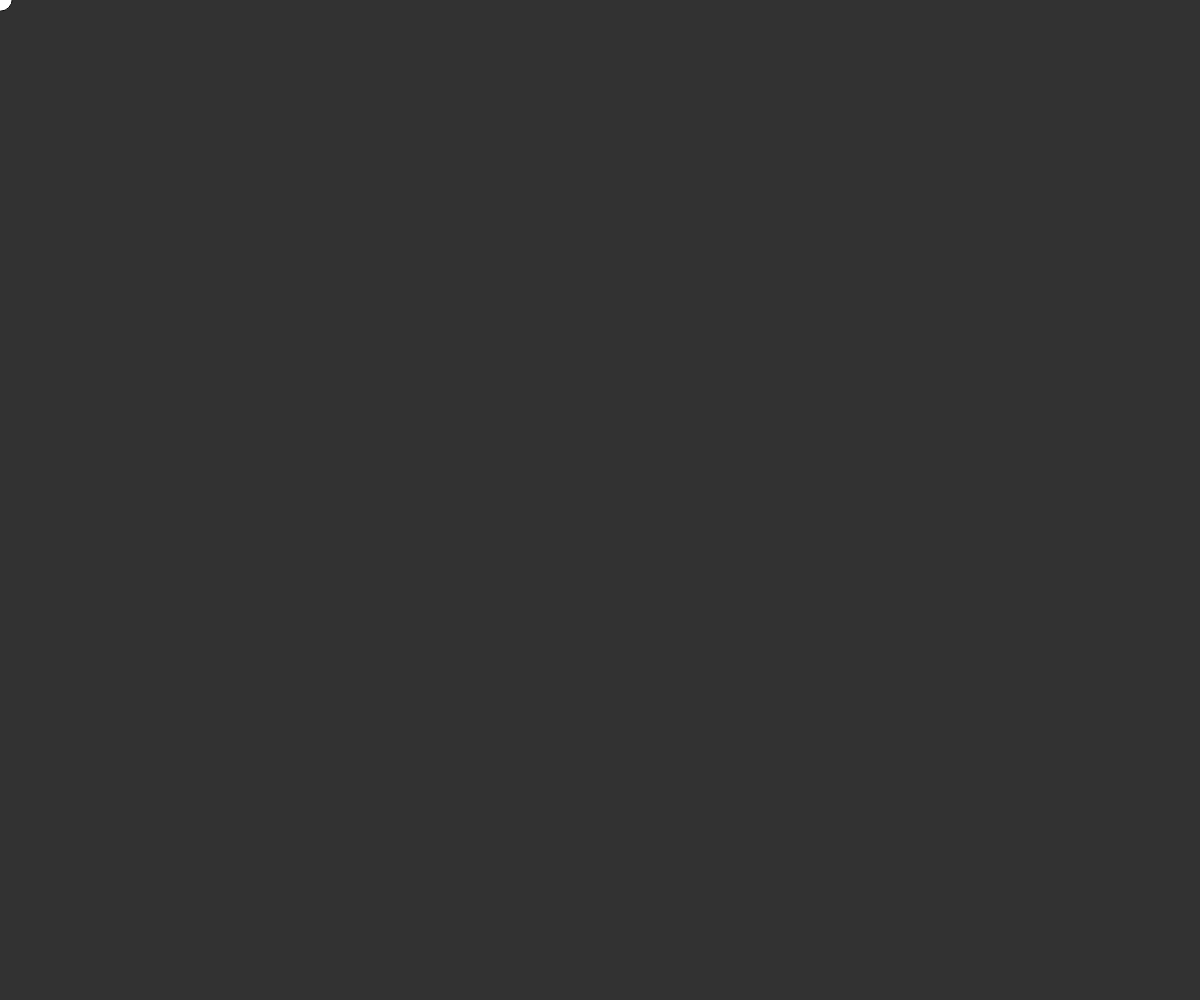
Frame 1 (no input)
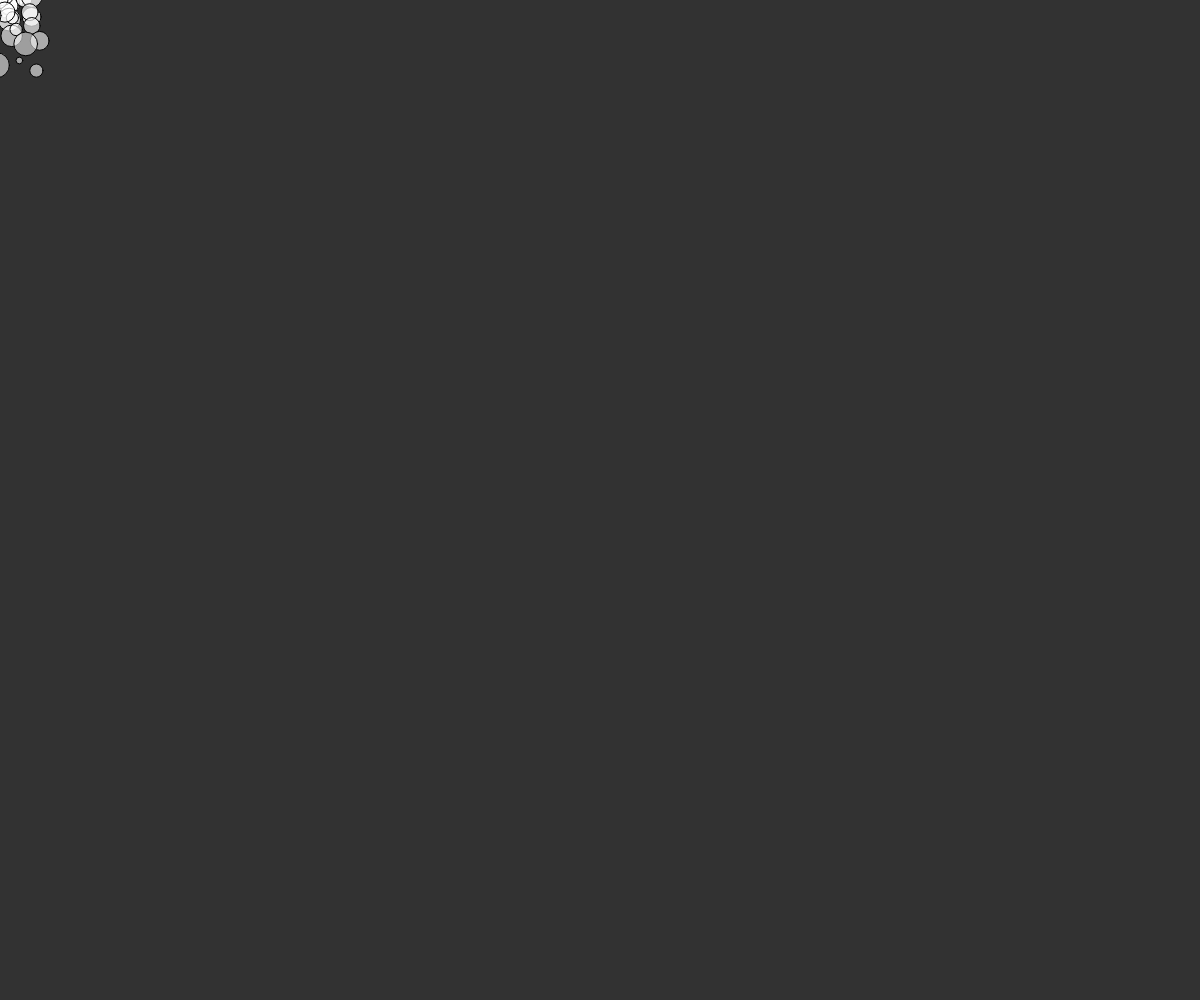
Frame 60 (no input)
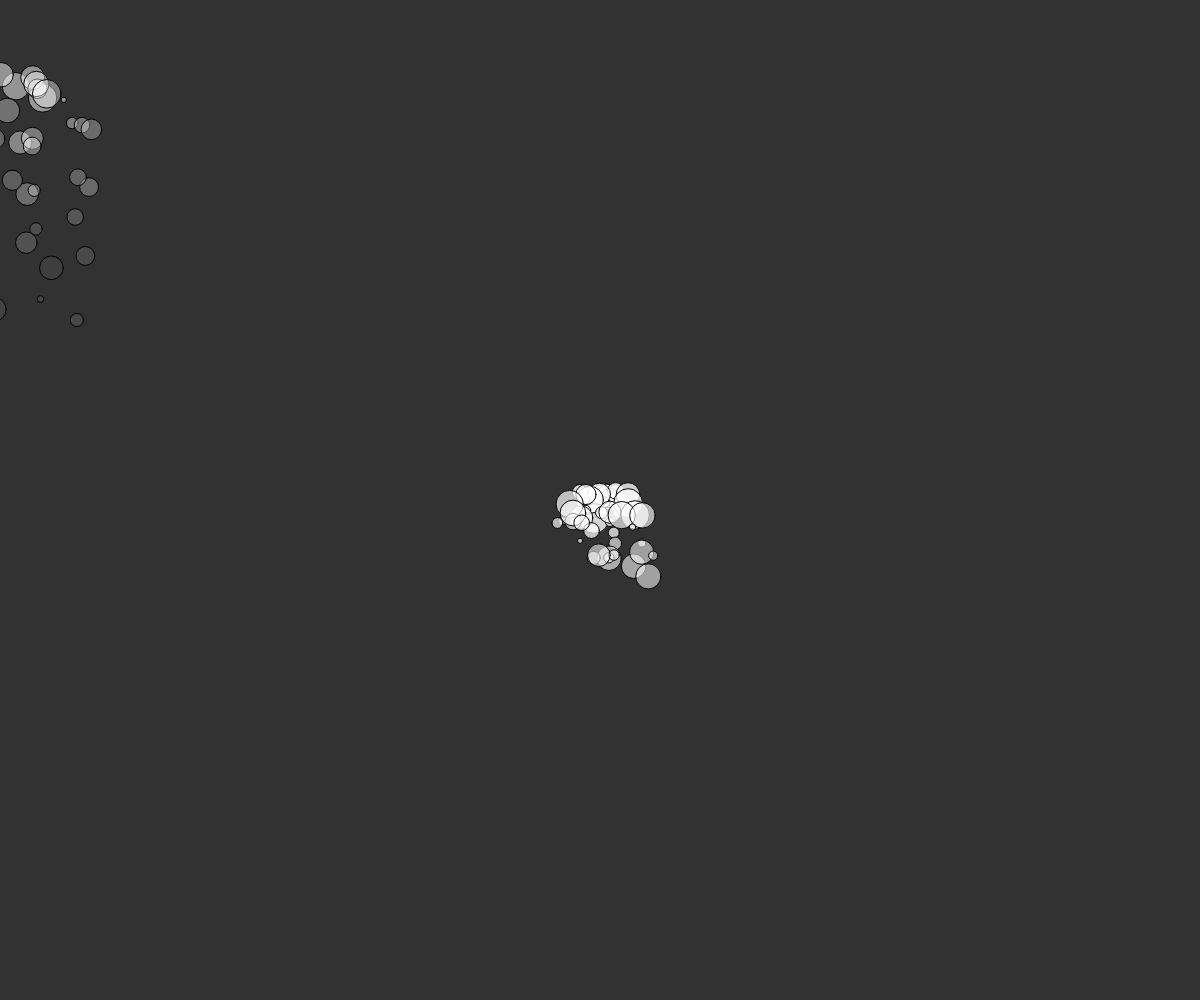
Frame 120 (the mouse pressed at the canvas centre since frame 60)

The p5.js sketch that drew these frames (run headless with seeded random() and noise() and a simulated clock; from frame 60 on, the mouse is pressed at the canvas centre):

// p5.js sketch
// ── sketch.js
var ps;

function setup() {
  createCanvas(windowWidth, windowHeight);
  // Make a Walker object
  ps = new ParticleSystem();
}

function draw() {
  background(50);
  // Update and display object
  ps.addParticle(mouseX, mouseY);
  ps.run();
}

function windowResized() {
  resizeCanvas(windowWidth, windowHeight);
}
// ── ParticleSystem.js
function ParticleSystem() {

  this.particles = [];

  this.addParticle = function(x, y) {
	  this.origin = createVector(x,y);
	  this.particles.push(new Particle(this.origin))
  }

  this.run = function() {
	  for (var i = this.particles.length-1; i >= 0; i--) {
		  var p = this.particles[i];
	      p.run();
	      if (p.isDead()) {
	          this.particles.splice(i,1);
	      }
	  }
  }
}


function Particle(v) {

  this.pos = createVector(v.x, v.y);
  this.vel = createVector(random(-1, 1), random(-1, 0));
  this.acc = createVector(0,0.05)
  this.size = random(5,30);
  this.lifespan = 255;
  
  this.run = function(){
  	this.update()
	this.display()
  }

  this.update = function() {
    this.vel.add(this.acc);
    this.pos.add(this.vel);
	this.lifespan -= 2;
	
  }

  this.display = function() {
    // Draw Walker as circle
    fill(255, this.lifespan);
    ellipse(this.pos.x, this.pos.y, this.size, this.size);
  }
  
  this.isDead = function(){
	  if (this.lifespan < 0.0) {
	     return true;
	  } else {
	     return false;
	  }
  }
  
}
